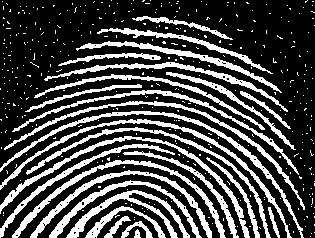
//> input picture Images/fing.tif, 315 x 238 px
$ ./_14_Openning   (built with g++ and OpenCV 4)
//> lines starting //> are read from the running program, lines starting //| are printed output that depends on the picture; after the words box and inside, x2 and y2 are one past the last pixel; in counts of white or black regions, pixels touching at a corner belong together
#include <stdio.h>
#include <iostream>
#include <opencv2/core/core.hpp>
#include <opencv2/highgui/highgui.hpp>
#include <opencv2/imgproc/imgproc.hpp>

using namespace cv;
using namespace std;

/*
(14)Openning.cpp

	- An erosion followed by a dilation.

*/

Mat erosion(Mat dst, int maskSize){
	int s;
	s = maskSize / 2;
	Mat mask;
	mask.create(maskSize, maskSize, CV_32S);
	Mat out;
	out.create(dst.size(), dst.type());

	int flag = 0;
	for(int y=0; y < dst.rows - maskSize + 1; y++){
		for(int x = 0; x < dst.cols - maskSize + 1; x++){
			flag = 0;
			for(int y1 = 0; y1 < maskSize ; y1++){
				for(int x1 = 0; x1 < maskSize; x1++){
					if(dst.at<uchar>(y + y1, x + x1) != 255){
						flag = 1;
					}
				}
			}
			if (flag == 1){
				out.at<uchar> (y+s, x+s) = 0;
			}
			else{
				out.at<uchar>(y+s, x+s) = dst.at<uchar>(y+s, x+s);
			}
		}
	}
	return out;
}

Mat dilation(Mat dst, int maskSize){
	int s;
	s = maskSize / 2;
	Mat mask;
	mask.create(maskSize, maskSize, CV_32S);
	Mat out;
	out.create(dst.size(), dst.type());

	int flag = 0;
	for(int y=0; y < dst.rows - maskSize + 1; y++){
		for(int x = 0; x < dst.cols - maskSize + 1; x++){
			flag = 0;
			for(int y1 = 0; y1 < maskSize ; y1++){
				for(int x1 = 0; x1 < maskSize; x1++){
					if(dst.at<uchar>(y + y1, x + x1) == 255){
						flag = 1;
					}
				}
			}
			if (flag == 0){
				out.at<uchar> (y+s, x+s) = 0;
			}
			else{
				out.at<uchar>(y+s, x+s) = dst.at<uchar>(y+s, x+s);
			}
		}
	}
	return out;
}


int main(int argc, char const *argv[])
{
	Mat src = imread("fing.tif", CV_LOAD_IMAGE_GRAYSCALE);
//> src: 238 rows x 315 cols, CV_8UC1; 28.5% white; 414 white regions (387 under 20 px), largest, box (x1, y1, x2, y2) and area: (0, 111, 304, 238) 1388, (0, 136, 250, 238) 1372, (0, 119, 292, 238) 1337
	imshow("Input", src);
	waitKey();

	int maskSize;
	cout << "Enter mask Size:" ;
	cin>> maskSize;
//> the answer given: 3
	Mat dst;
	int s;
	s = maskSize / 2;
	copyMakeBorder(src, dst, s,s,s,s, 0,0);
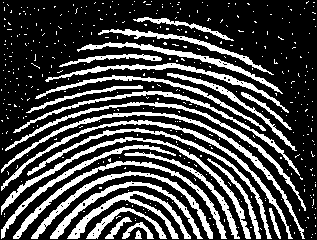
//> dst: 240 rows x 317 cols, CV_8UC1; 28.1% white; 414 white regions (387 under 20 px), largest, box (x1, y1, x2, y2) and area: (1, 112, 305, 239) 1388, (1, 137, 251, 239) 1372, (1, 120, 293, 239) 1337

	// thresholding for Binary Image
	for(int y = 0; y < dst.rows; y++){
		for(int x = 0; x < dst.cols; x++){
			if(dst.at<uchar>(y,x) >= 0 && dst.at<uchar>(y,x) <= 127){
				dst.at<uchar>(y, x) = 0;
			}
			else if(dst.at<uchar>(y, x) >127 && dst.at<uchar>(y, x) <= 255){
				dst.at<uchar>(y, x) = 255;
			}
		}
	}

	// Erosion of an Image
	Mat erosionImg = erosion(dst, maskSize);
//> after the loop in erosion, `for(int y=0; y < dst.rows - maskSize + 1; y++)`:
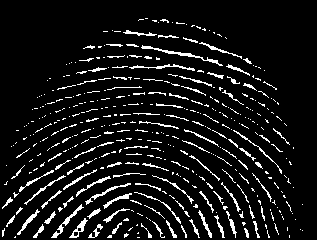
//> out: 240 rows x 317 cols, CV_8UC1; 8.7% white in thin lines or dots, all inside (x1, y1, x2, y2) = (2, 18, 303, 238)
//> after the loop in erosion, `for(int y=0; y < dst.rows - maskSize + 1; y++)`: flag = 1
	imshow("After Erosion", erosionImg);
	waitKey();

	// Dilation of an Image.
	Mat dilationImg = dilation(erosionImg, maskSize);
//> after the loop in dilation, `for(int y=0; y < dst.rows - maskSize + 1; y++)`: flag = 0
	imshow("After Dilation", dilationImg);
	waitKey();

	// Opening
	Mat openingImg = dilation(dilationImg, maskSize);
	imshow("Opening Image", dilationImg);
	waitKey();


	return 0;
}
